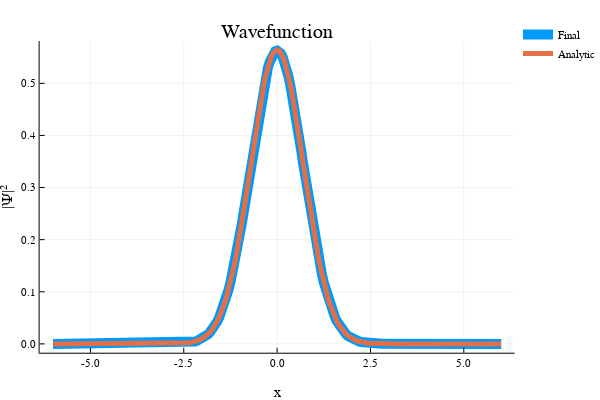

Notebook code for this chart:
### Markdown cell above
## Results

In this next section, we examine the results that we calculated above, making sure they agree with our analytical predictions.  

The first two pictures show how the final wavefunction after imaginary time evolution agrees with the ground state for the Quantum Harmonic Oscillator, both in position and momentum space.

### Code cell
plot(x,abs2.(Ψ),linewidth=10, label="Final")
plot!(x,abs2.(Ψtrue), linewidth=5,label="Analytic")

plot!(xlabel="x",ylabel="|Ψ|²",
    title="Wavefunction")

### Figure 1 — Plotly figure (JSON) as saved in the notebook; plotly's stock layout.template omitted (floating-point values rounded to 4 significant figures; data arrays with more than 128 entries replaced by an {"elided": "..."} marker saying what was removed)
{"data": [{"colorbar": {"title": ""}, "hoverinfo": "text", "legendgroup": "Final", "line": {"color": "rgba(0, 154, 250, 1.000)", "dash": "solid", "shape": "linear", "width": 10}, "mode": "lines", "name": "Final", "showlegend": true, "text": {"elided": "241 null values"}, "type": "scatter", "x": {"elided": "241 float values"}, "xaxis": "x1", "y": {"elided": "241 float values"}, "yaxis": "y1", "zmax": null, "zmin": null}, {"colorbar": {"title": ""}, "hoverinfo": "text", "legendgroup": "Analytic", "line": {"color": "rgba(227, 111, 71, 1.000)", "dash": "solid", "shape": "linear", "width": 5}, "mode": "lines", "name": "Analytic", "showlegend": true, "text": {"elided": "241 null values"}, "type": "scatter", "x": {"elided": "241 float values"}, "xaxis": "x1", "y": {"elided": "241 float values"}, "yaxis": "y1", "zmax": null, "zmin": null}], "layout": {"annotations": [{"font": {"color": "rgba(0, 0, 0, 1.000)", "family": "sans-serif", "size": 20}, "rotation": 0, "showarrow": false, "text": "Wavefunction", "x": 0.535, "xanchor": "center", "xref": "paper", "y": 1, "yanchor": "top", "yref": "paper"}], "height": 400, "legend": {"bgcolor": "rgba(255, 255, 255, 1.000)", "bordercolor": "rgba(0, 0, 0, 1.000)", "font": {"color": "rgba(0, 0, 0, 1.000)", "family": "sans-serif", "size": 11}, "tracegroupgap": 0, "x": 1, "y": 1}, "margin": {"b": 20, "l": 0, "r": 0, "t": 20}, "paper_bgcolor": "rgba(255, 255, 255, 1.000)", "plot_bgcolor": "rgba(255, 255, 255, 1.000)", "showlegend": true, "width": 600, "xaxis": {"anchor": "y1", "domain": [0.07647, 0.9934], "gridcolor": "rgba(0, 0, 0, 0.100)", "gridwidth": 0.5, "linecolor": "rgba(0, 0, 0, 1.000)", "mirror": false, "range": [-6.36, 6.36], "showgrid": true, "showline": true, "showticklabels": true, "tickangle": 0, "tickcolor": "rgb(0, 0, 0)", "tickfont": {"color": "rgba(0, 0, 0, 1.000)", "family": "sans-serif", "size": 11}, "tickmode": "array", "ticks": "inside", "ticktext": ["-5.0", "-2.5", "0.0", "2.5", "5.0"], "tickvals": [-5, -2.5, 0, 2.5, 5], "title": "x", "titlefont": {"color": "rgba(0, 0, 0, 1.000)", "family": "sans-serif", "size": 15}, "type": "-", "visible": true, "zeroline": false, "zerolinecolor": "rgba(0, 0, 0, 1.000)"}, "yaxis": {"anchor": "x1", "domain": [0.07581, 0.9415], "gridcolor": "rgba(0, 0, 0, 0.100)", "gridwidth": 0.5, "linecolor": "rgba(0, 0, 0, 1.000)", "mirror": false, "range": [-0.01693, 0.5811], "showgrid": true, "showline": true, "showticklabels": true, "tickangle": 0, "tickcolor": "rgb(0, 0, 0)", "tickfont": {"color": "rgba(0, 0, 0, 1.000)", "family": "sans-serif", "size": 11}, "tickmode": "array", "ticks": "inside", "ticktext": ["0.0", "0.1", "0.2", "0.3", "0.4", "0.5"], "tickvals": [0, 0.1, 0.2, 0.3, 0.4, 0.5], "title": "|Ψ|²", "titlefont": {"color": "rgba(0, 0, 0, 1.000)", "family": "sans-serif", "size": 15}, "type": "-", "visible": true, "zeroline": false, "zerolinecolor": "rgba(0, 0, 0, 1.000)"}}}
